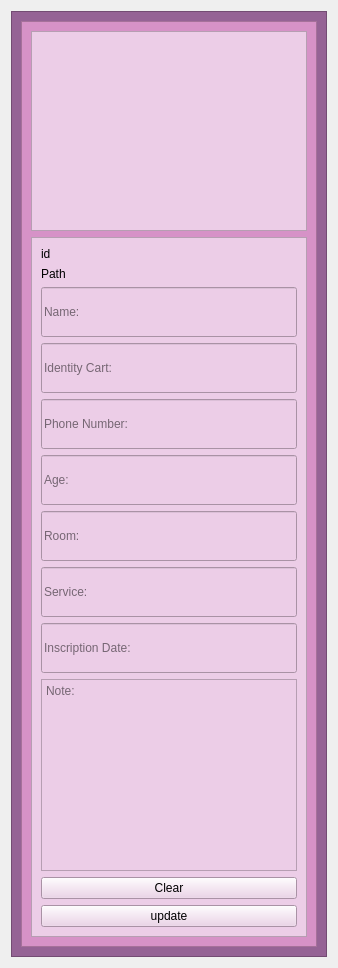
      <widget class="QWidget" name="page_4">
       <layout class="QGridLayout" name="gridLayout_20">
        <item row="0" column="0">
         <widget class="QFrame" name="frame_25">
          <property name="styleSheet">
           <string notr="true">background-color: rgb(149, 99, 149);</string>
          </property>
          <property name="frameShape">
           <enum>QFrame::StyledPanel</enum>
          </property>
          <property name="frameShadow">
           <enum>QFrame::Raised</enum>
          </property>
          <layout class="QGridLayout" name="gridLayout_21">
           <item row="0" column="0">
            <widget class="QFrame" name="frame_26">
             <property name="maximumSize">
              <size>
               <width>800</width>
               <height>1000</height>
              </size>
             </property>
             <property name="styleSheet">
              <string notr="true">background-color: rgb(214, 146, 199);</string>
             </property>
             <property name="frameShape">
              <enum>QFrame::StyledPanel</enum>
             </property>
             <property name="frameShadow">
              <enum>QFrame::Raised</enum>
             </property>
             <layout class="QGridLayout" name="gridLayout_22">
              <item row="0" column="0">
               <widget class="QFrame" name="frame_27">
                <property name="minimumSize">
                 <size>
                  <width>0</width>
                  <height>200</height>
                 </size>
                </property>
                <property name="maximumSize">
                 <size>
                  <width>16777215</width>
                  <height>200</height>
                 </size>
                </property>
                <property name="styleSheet">
                 <string notr="true">background-color: rgb(236, 205, 231);</string>
                </property>
                <property name="frameShape">
                 <enum>QFrame::StyledPanel</enum>
                </property>
                <property name="frameShadow">
                 <enum>QFrame::Raised</enum>
                </property>
                <widget class="QLabel" name="label_23">
                 <property name="geometry">
                  <rect>
                   <x>288</x>
                   <y>12</y>
                   <width>200</width>
                   <height>171</height>
                  </rect>
                 </property>
                 <property name="maximumSize">
                  <size>
                   <width>200</width>
                   <height>16777215</height>
                  </size>
                 </property>
                 <property name="text">
                  <string/>
                 </property>
                 <property name="pixmap">
                  <pixmap>images/user.png</pixmap>
                 </property>
                 <property name="scaledContents">
                  <bool>true</bool>
                 </property>
                </widget>
                <widget class="QPushButton" name="pushButton_14">
                 <property name="geometry">
                  <rect>
                   <x>280</x>
                   <y>20</y>
                   <width>211</width>
                   <height>171</height>
                  </rect>
                 </property>
                 <property name="styleSheet">
                  <string notr="true">background-color: rgba(85, 170, 255,0);</string>
                 </property>
                 <property name="text">
                  <string/>
                 </property>
                </widget>
               </widget>
              </item>
              <item row="1" column="0">
               <widget class="QFrame" name="frame_28">
                <property name="maximumSize">
                 <size>
                  <width>16777215</width>
                  <height>900</height>
                 </size>
                </property>
                <property name="styleSheet">
                 <string notr="true">background-color: rgb(236, 205, 231);</string>
                </property>
                <property name="frameShape">
                 <enum>QFrame::StyledPanel</enum>
                </property>
                <property name="frameShadow">
                 <enum>QFrame::Raised</enum>
                </property>
                <layout class="QGridLayout" name="gridLayout_24">
                 <item row="8" column="0">
                  <widget class="QLineEdit" name="lineEdit_16">
                   <property name="minimumSize">
                    <size>
                     <width>0</width>
                     <height>50</height>
                    </size>
                   </property>
                   <property name="placeholderText">
                    <string>Inscription Date:</string>
                   </property>
                  </widget>
                 </item>
                 <item row="7" column="0">
                  <widget class="QLineEdit" name="lineEdit_15">
                   <property name="minimumSize">
                    <size>
                     <width>0</width>
                     <height>50</height>
                    </size>
                   </property>
                   <property name="placeholderText">
                    <string>Service:</string>
                   </property>
                  </widget>
                 </item>
                 <item row="6" column="0">
                  <widget class="QLineEdit" name="lineEdit_11">
                   <property name="minimumSize">
                    <size>
                     <width>0</width>
                     <height>50</height>
                    </size>
                   </property>
                   <property name="placeholderText">
                    <string>Room:</string>
                   </property>
                  </widget>
                 </item>
                 <item row="9" column="0">
                  <widget class="QTextEdit" name="textEdit_2">
                   <property name="placeholderText">
                    <string>Note:</string>
                   </property>
                  </widget>
                 </item>
                 <item row="3" column="0">
                  <widget class="QLineEdit" name="lineEdit_14">
                   <property name="minimumSize">
                    <size>
                     <width>0</width>
                     <height>50</height>
                    </size>
                   </property>
                   <property name="text">
                    <string/>
                   </property>
                   <property name="placeholderText">
                    <string>Identity Cart: </string>
                   </property>
                  </widget>
                 </item>
                 <item row="10" column="0">
                  <widget class="QPushButton" name="pushButton_12">
                   <property name="text">
                    <string>Clear</string>
                   </property>
                  </widget>
                 </item>
                 <item row="11" column="0">
                  <widget class="QPushButton" name="pushButton_11">
                   <property name="styleSheet">
                    <string notr="true">



QPushButton{

	font: 75 8pt &quot;8514oem&quot;;
	
}




QPushButton:hover{
	
	
	background-color: rgb(149, 99, 149);
	
	font: 10pt &quot;MS Shell Dlg 2&quot;;
}















</string>
                   </property>
                   <property name="text">
                    <string>update</string>
                   </property>
                  </widget>
                 </item>
                 <item row="5" column="0">
                  <widget class="QLineEdit" name="lineEdit_12">
                   <property name="minimumSize">
                    <size>
                     <width>0</width>
                     <height>50</height>
                    </size>
                   </property>
                   <property name="placeholderText">
                    <string>Age:</string>
                   </property>
                  </widget>
                 </item>
                 <item row="1" column="0">
                  <widget class="QLabel" name="label_24">
                   <property name="text">
                    <string>Path</string>
                   </property>
                  </widget>
                 </item>
                 <item row="2" column="0">
                  <widget class="QLineEdit" name="lineEdit_8">
                   <property name="minimumSize">
                    <size>
                     <width>0</width>
                     <height>50</height>
                    </size>
                   </property>
                   <property name="placeholderText">
                    <string>Name:</string>
                   </property>
                  </widget>
                 </item>
                 <item row="4" column="0">
                  <widget class="QLineEdit" name="lineEdit_13">
                   <property name="minimumSize">
                    <size>
                     <width>0</width>
                     <height>50</height>
                    </size>
                   </property>
                   <property name="text">
                    <string/>
                   </property>
                   <property name="placeholderText">
                    <string>Phone Number:</string>
                   </property>
                  </widget>
                 </item>
                 <item row="0" column="0">
                  <widget class="QLabel" name="label_27">
                   <property name="text">
                    <string>id</string>
                   </property>
                  </widget>
                 </item>
                </layout>
               </widget>
              </item>
             </layout>
            </widget>
           </item>
          </layout>
         </widget>
        </item>
       </layout>
      </widget>
